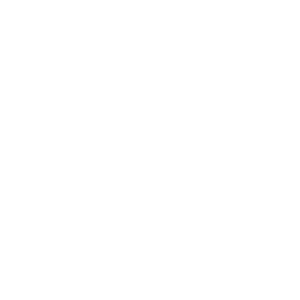
Frame 1 (no input)
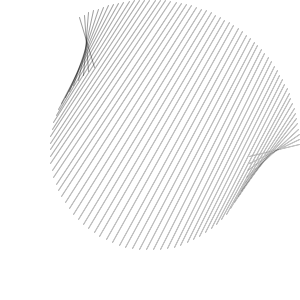
Frame 60 (the mouse pressed at the canvas centre just before this capture)
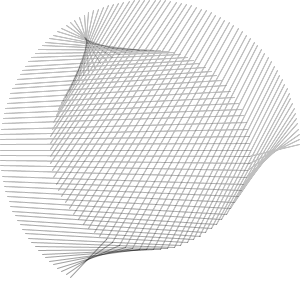
Frame 120 (the mouse held since frame 60 and released just before this capture)

The Processing sketch that drew these frames (run headless with seeded random() and noise(); from frame 60 on, the mouse is pressed at the canvas centre):

// Processing sketch: PatternGenerator
// ── PatternGenerator.pde
void setup() {
  size(300, 300);
  background(-1);
}
int R =100, RR=150;
int k=0, l=0, m=0;
void draw() {
  //background(-1);
  noStroke();
  fill(-1, 2);
  rect(0, 0, width, height);
  frameRate(20);
  stroke(0, 100);
  translate(width>>1, height>>1);
  for (int i=0; i<m; i+=180) {
    float x = R*cos(radians(i+l));
    float y = R*sin(radians(i+l));
    float a = RR*cos(radians(i-k));
    float b = RR*sin(radians(i-k));
    line(x, y, a, b);
  }
  k+=2;
  l+=4;
  if (m>360)m=0;
  else m++;
}
